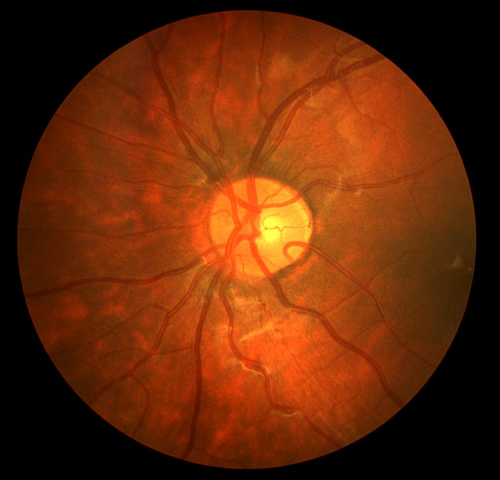
%> input picture Image_01L.jpg, 999 x 960 px (shown at 1/2 size)
$ octave --eval "result = HisSpecifBP;"   (GNU Octave 9; MATLAB toolbox functions it lacks are replaced by stand-ins)
%> lines starting %> are read from the running program, lines starting %| are printed output that depends on the picture; in (x1, y1, x2, y2) boxes, pixels count from 0 and x2, y2 are one past the last pixel; in counts of white or black regions, pixels touching at a corner belong together; the program's own positions count from 1
function [imgHISPEC]=HisSpecifBP()

% Paper: G. Jiang, S.C.F. Lin, C.Y. Wong, M.A. Rahman, T.R. Ren,
% Ngaiming Kwok, Haiyan Shi, Ying-Hao Yu, Tonghai Wu, "Color image
% enhancement with brightness preservation using a histogram specification
% approach," Optik 126 (2015) 5656–5664.

clc; clear all; close all; dbstop if error;

img.h=960; img.w=999; img.L=255; img.L_=linspace(0,img.L,img.L+1);
job=0; fig=[];

[fn,pn,bn]=uigetfile('Images\\*.jpg');
%> the answer given: Image_01L.jpg
if bn>0,
  img.JPG=imread([pn fn]);
%> img.JPG is the input picture: size 960x999x3 uint8; mean R, G, B 101.9, 41.1, 8.6
  [img,img.RGB]=MyImResize(img,img.JPG);
  fig(end+1)=MyFigure(); MyImshow(fig(end),img.RGB,fn,job); job=job+1;
  [img.HISPEC]=MyHISPEC(img,img.RGB);
  fig(end+1)=MyFigure(); MyImshow(fig(end),img.HISPEC,fn,job);
  imgHISPEC=img.HISPEC;
  mnRGB=mean(img.RGB,3); mnRGB=mean(mnRGB(:)); disp(mnRGB);
  mnHISPEC=mean(imgHISPEC,3); mnHISPEC=mean(mnHISPEC(:)); disp(mnHISPEC);
end;

function [ADJ]=MyHISPEC(img,RGB)
HSI=rgb2hsi(RGB); GRY=HSI(:,:,3);
[hx,ix]=hist(GRY(:),img.L_/img.L);
[STR]=MyStretch(img,RGB);
HSI=rgb2hsi(STR); GRY=HSI(:,:,3); mn_gry=mean(GRY(:))*img.L;
h=ones(1,img.L+1);
if mn_gry>img.L/2,
  if mn_gry>img.L*3/4,
    h=linspace(0,1,img.L+1);
  else
    A=floor(4*mn_gry-2*img.L);
    h(1:A)=linspace(0,1,A);
  end;
elseif mn_gry<img.L/2,
  if mn_gry<img.L/4,
    h=linspace(1,0,img.L+1);
  else
    B=ceil(4*mn_gry-img.L);
    h(B+1:end)=linspace(1,0,img.L-B+1);
  end;
end; h=h/sum(h);
HEQ=histeq(GRY,h); mn_heq=mean(HEQ(:));
HSI(:,:,3)=HEQ; ADJ=hsi2rgb(HSI); ADJ=uint8(ADJ*img.L);

function [RGB]=MyStretch(img,RGB)
RGB=double(RGB)/img.L;
for k=1:size(RGB,3),
  mi=min(min(RGB(:,:,k))); RGB(:,:,k)=RGB(:,:,k)-mi;
  mx=max(max(RGB(:,:,k))); RGB(:,:,k)=RGB(:,:,k)/mx;
end;
RGB=uint8(RGB*img.L);

function [fig]=MyFigure()
mon=get(0,'MonitorPositions');
x=(rand*0.1+0.1)*mon(3);
y=(rand*0.1+0.2)*mon(4);
fig=figure('units','pixel','position',[x y 600 400]);

function []=MyImshow(fig,jmg,fn,job)
global hue sat ent grd mbr svfig DirResult;
jmg=jmg(2:end,2:end,:);% remove boundary
figure(fig); imshow(uint8(jmg));
set(gca,'position',[0 0 1 1]);
set(gcf,'name',fn); drawnow;

function [img,jmg]=MyImResize(img,jmg)
[v,u,w]=size(jmg);
%> v = 960; u = 999; w = 3
if u>v,% landscape
  k=[img.h img.w];
%> k = [960 999]
else% portrait
  k=[img.w img.h];
end;
jmg=imresize(jmg,k,'bilinear');% resize
[img.V,img.U,img.N]=size(jmg);% image size
%> img.V = 960; img.U = 999; img.N = 3
img.N=img.V*img.U;
%> img.N = 959040


function hsi = rgb2hsi(rgb)
%RGB2HSI Converts an RGB image to HSI.
% Extract the individual component images.
rgb = im2double(rgb);
r = rgb(:, :, 1);
g = rgb(:, :, 2);
b = rgb(:, :, 3);
% Implement the conversion equations.
num = 0.5*((r - g) + (r - b));
den = sqrt((r - g).^2 + (r - b).*(g - b));
theta = acos(num./(den + eps));
H = theta;
H(b > g) = 2*pi - H(b > g);
%> H: size 960x999 double; min 4.21e-08, max 6.26, mean 0.738
H = H/(2*pi);
num = min(min(r, g), b);
den = r + g + b;
den(den == 0) = eps;
S = 1 - 3.* num./den;
H(S == 0) = 0;
%> H: size 960x999 double; min 0, max 0.997, mean 0.117
I = (r + g + b)/3;
% Combine all three results into an hsi image.
hsi = cat(3, H, S, I);
%> in MyHISPEC, `[hx,ix]=hist(GRY(:),img.L_/img.L);`: hx = 256 values, max 274899 at index 1, min 0 at index 202, mean 3746.2; ix = 256 values from 0 to 1
%> the loop in MyStretch, `for k=1:size(RGB,3),` made 3 passes
%> mx on passes 1 to 3: 1, 1, 0.361
%> in rgb2hsi (call 2), `H(b > g) = 2*pi - H(b > g);`:
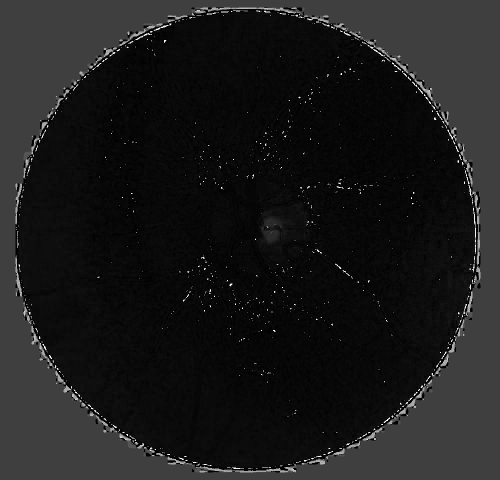
%> H: size 960x999 double (shown at 1/2 size); min 2.58e-08, max 6.28, mean 0.68; drawn with min black and max white
%> in rgb2hsi (call 2), `H(S == 0) = 0;`: H: size 960x999 double; min 0, max 0.999, mean 0.108
%> in rgb2hsi (call 2), `hsi = cat(3, H, S, I);`:
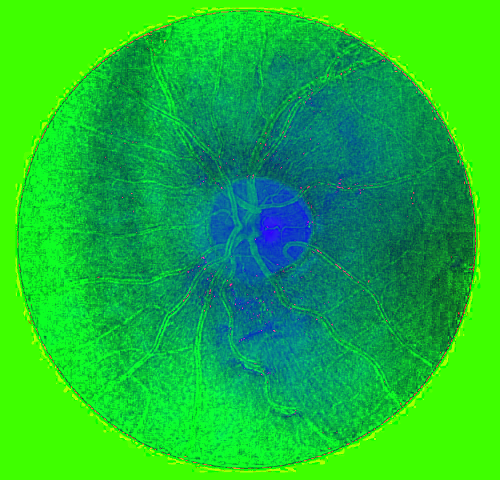
%> hsi: size 960x999x3 double (shown at 1/2 size); mean R, G, B 0.108, 0.744, 0.218
%> in MyHISPEC, `mn_gry=mean(GRY(:))*img.L`: mn_gry = 55.65
%> in MyHISPEC, `h=linspace(1,0,img.L+1);`: h = 256 values, max 1 at index 1, min 0 at index 256, mean 0.5
%> in MyHISPEC, `end; h=h/sum(h);`: h = 256 values, max 0.00781 at index 1, min 0 at index 256, mean 0.00391
%> in MyHISPEC, `HEQ=histeq(GRY,h)`:
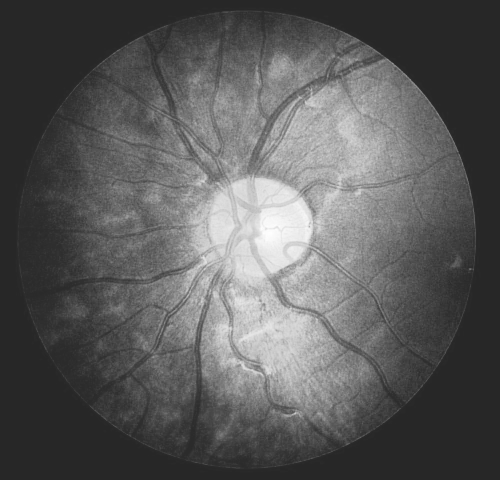
%> HEQ: size 960x999 double (shown at 1/2 size); min 0.153, max 0.996, mean 0.355
%> in MyHISPEC, `mn_heq=mean(HEQ(:))`: mn_heq = 0.355
%> in MyHISPEC, `HSI(:,:,3)=HEQ`:
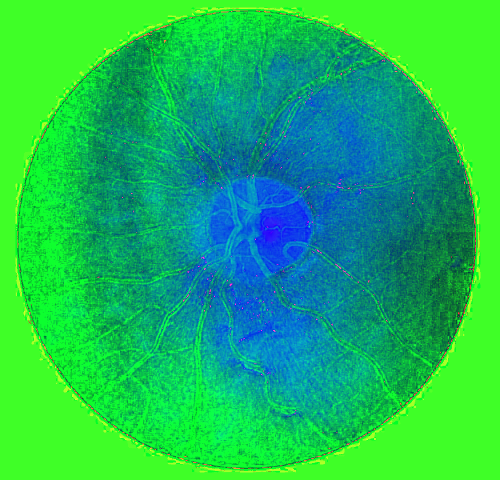
%> HSI: size 960x999x3 double (shown at 1/2 size); mean R, G, B 0.108, 0.744, 0.355

function rgb = hsi2rgb(hsi)
%HSI2RGB Converts an HSI image to RGB.
% Extract the individual HSI component images.
H = hsi(:, :, 1) * 2 * pi;
S = hsi(:, :, 2);
I = hsi(:, :, 3);
% Implement the conversion equations.
R = zeros(size(hsi, 1), size(hsi, 2));
G = zeros(size(hsi, 1), size(hsi, 2));
B = zeros(size(hsi, 1), size(hsi, 2));
% RG sector (0 <= H < 2*pi/3).
idx = find( (0 <= H) & (H < 2*pi/3));
%> idx = 944117 values from 1 to 959040
B(idx) = I(idx) .* (1 - S(idx));
R(idx) = I(idx) .* (1 + S(idx) .* cos(H(idx)) ./ ...
                                          cos(pi/3 - H(idx)));
G(idx) = 3*I(idx) - (R(idx) + B(idx));
% BG sector (2*pi/3 <= H < 4*pi/3).
idx = find( (2*pi/3 <= H) & (H < 4*pi/3) );
%> idx = 3324 values from 31131 to 921197
R(idx) = I(idx) .* (1 - S(idx));
%> R: size 960x999 double; min 0, max 1.53, mean 0.61; mean of the top-left, top-right, bottom-left and bottom-right quarters 0.575, 0.683, 0.561, 0.619
G(idx) = I(idx) .* (1 + S(idx) .* cos(H(idx) - 2*pi/3) ./ ...
                    cos(pi - H(idx)));
%> G: size 960x999 double; min 0, max 1.07, mean 0.314; mean of the top-left, top-right, bottom-left and bottom-right quarters 0.282, 0.373, 0.272, 0.329
B(idx) = 3*I(idx) - (R(idx) + G(idx));
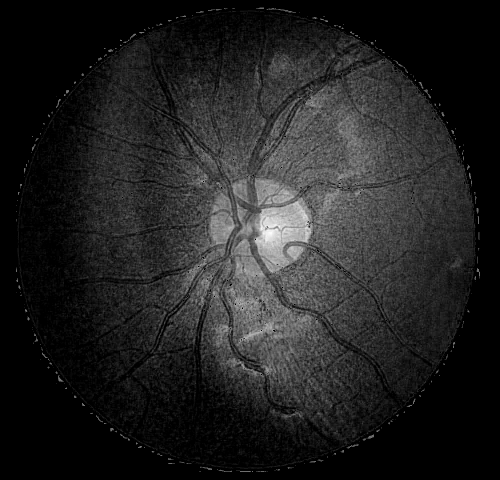
%> B: size 960x999 double (shown at 1/2 size); min 0, max 0.997, mean 0.132
% BR sector.
idx = find( (4*pi/3 <= H) & (H <= 2*pi));
%> idx = 11599 values from 30129 to 922157
G(idx) = I(idx) .* (1 - S(idx));
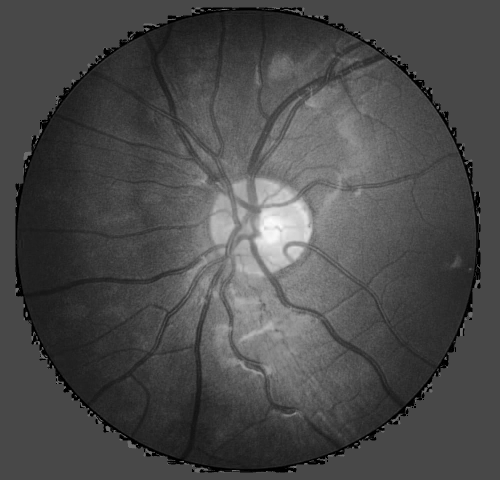
%> G: size 960x999 double (shown at 1/2 size); min 0, max 1.07, mean 0.316; drawn with min black and max white
B(idx) = I(idx) .* (1 + S(idx) .* cos(H(idx) - 4*pi/3) ./ ...
                                           cos(5*pi/3 - H(idx)));
%> B: size 960x999 double; 1.21% of pixels changed, all inside (x1, y1, x2, y2) = (31, 15, 961, 945)
R(idx) = 3*I(idx) - (G(idx) + B(idx));
%> R: size 960x999 double; min 0, max 1.53, mean 0.613
% Combine all three results into an RGB image.  Clip to [0, 1] to
% compensate for floating-point arithmetic rounding effects.
rgb = cat(3, R, G, B);
rgb = max(min(rgb, 1), 0);
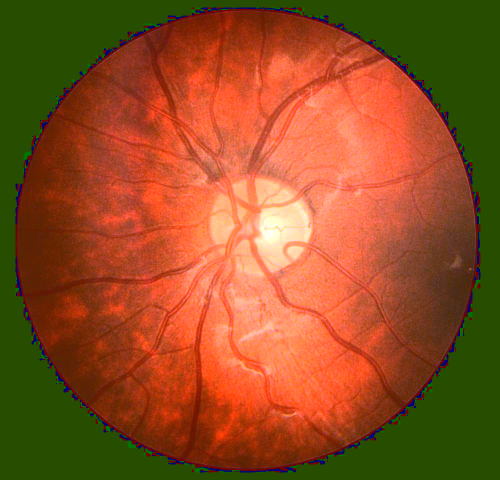
%> rgb: size 960x999x3 double (shown at 1/2 size); mean R, G, B 0.573, 0.316, 0.137
%> in HisSpecifBP, `mnRGB=mean(mnRGB(:))`: mnRGB = 50.56
%| 50.560
%> in HisSpecifBP, `mnHISPEC=mean(mnHISPEC(:))`: mnHISPEC = 87.19
%| 87.188
